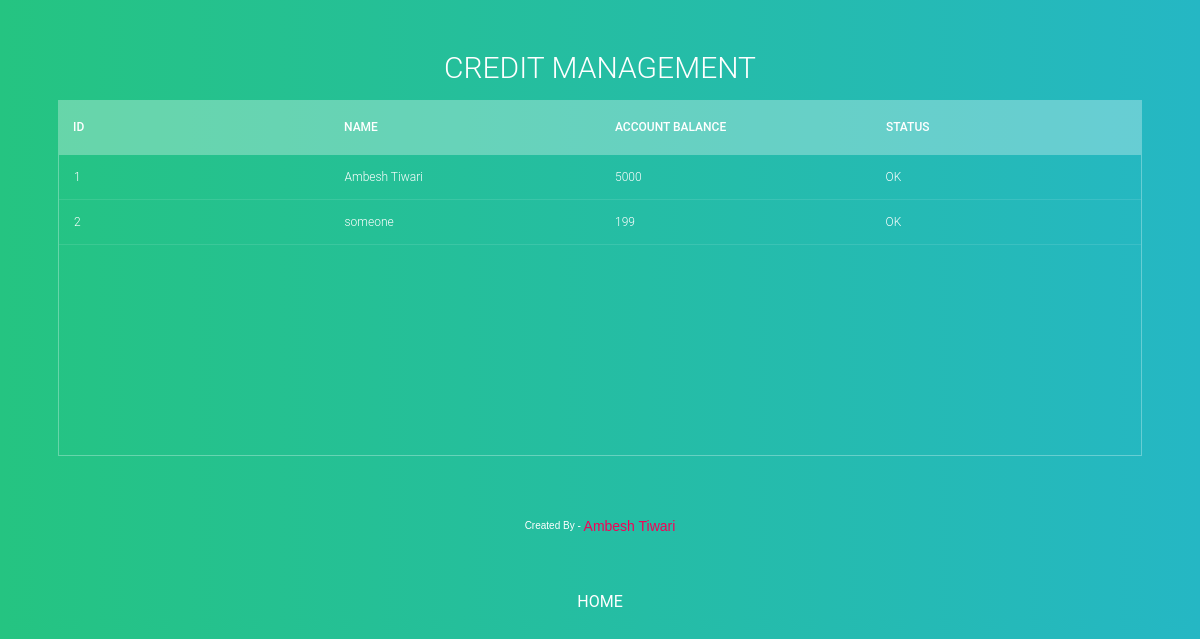
Before: /users/ with the older database file.
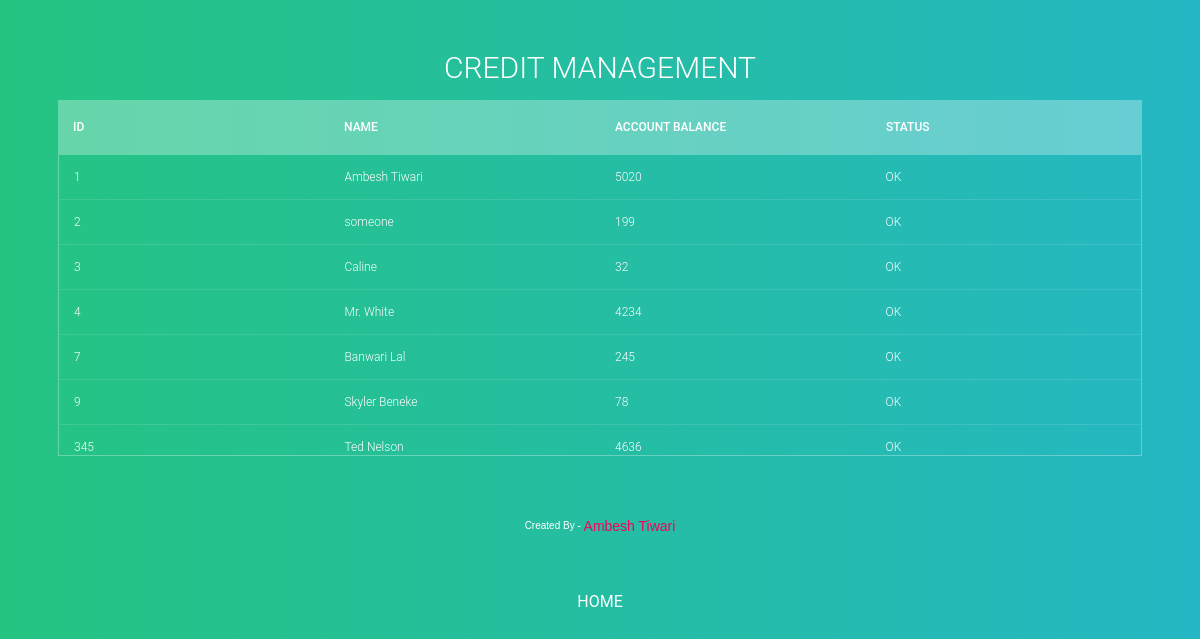
After: the same page with the newer database file.
### creditmanage/models.py (models this page shows, shortened)
class client(models.Model):
	name = models.CharField(max_length=200)
	uid = models.CharField(max_length=200)
	balance = models.IntegerField()

### creditmanage/views.py (the view)
# urls.py: path('users/' , views.users),
def users(request):
	clients = client.objects.all()
	return render(request , 'users.html' , {'clients' : clients})

### creditmanage/template/users.html (shortened to what this page needs)
<!DOCTYPE html>
<html>
<head>
	{%load static%}
  	<link rel = "stylesheet" href="{%static '/css/userlist.css'%}">
</head>
<body>
<section>
  <h1>Credit Management</h1>
  <div class="tbl-header">
    <table cellpadding="0" cellspacing="0" border="0">
      <thead>
        <tr>
          <th>ID</th>
          <th>Name</th>
          <th>Account Balance</th>
          <th>Status</th>
        </tr>
      </thead>
    </table>
  </div>
  <div class="tbl-content">
    <table cellpadding="0" cellspacing="0" border="0">
      <tbody>
      	{% for c in clients %}
        <tr>
		 <td>{{c.uid}}</td>
		 <td>{{c.name}}</td>
		 <td>{{c.balance}}</td>
		 <td>OK</td>
		</tr>
		{% endfor %}
      </tbody>
    </table>
  </div>
</section>
<div class="credits">
  Created By - <a onclick="giveContact()"><i>Ambesh Tiwari</i></a>
</div>
<center><a href = "../" style="color: #FFF; text-decoration: none;">HOME</a></center>
</body>
</html>

### creditmanage/static/css/userlist.css (style rules this page uses)
h1 { font-size: 30px; color: #fff; text-transform: uppercase; font-weight: 300; text-align: center; margin-bottom: 15px; }
table { width:100%; table-layout: fixed; }
.tbl-header { background-color: rgba(255,255,255,0.3); }
.tbl-content { height:300px; overflow-x:auto; margin-top: 0px; border: 1px solid rgba(255,255,255,0.3); }
th { padding: 20px 15px; text-align: left; font-weight: 500; font-size: 12px; color: #fff; text-transform: uppercase; }
td { padding: 15px; text-align: left; vertical-align:middle; font-weight: 300; font-size: 12px; color: #fff; border-bottom: solid 1px rgba(255,255,255,0.1); }
body { background: -webkit-linear-gradient(left, #25c481, #25b7c4); background: linear-gradient(to right, #25c481, #25b7c4); font-family: 'Roboto', sans-serif; }
section { margin: 50px; }
.credits { margin-top: 40px; margin-bottom: 50px; padding: 10px; clear: left; text-align: center; font-size: 10px; font-family: arial; color: #fff; }
.credits i { font-style: normal; color: #F50057; font-size: 14px; position: relative; top: 2px; }

Changed rows visible on the page:
changed client "Ambesh Tiwari": balance "5000" → "5020"
added client: uid "3", name "Caline", balance "32"
added client: uid "4", name "Mr. White", balance "4234"
added client: uid "7", name "Banwari Lal", balance "245"
added client: uid "9", name "Skyler Beneke", balance "78"
added client: uid "345", name "Ted Nelson", balance "4636"
